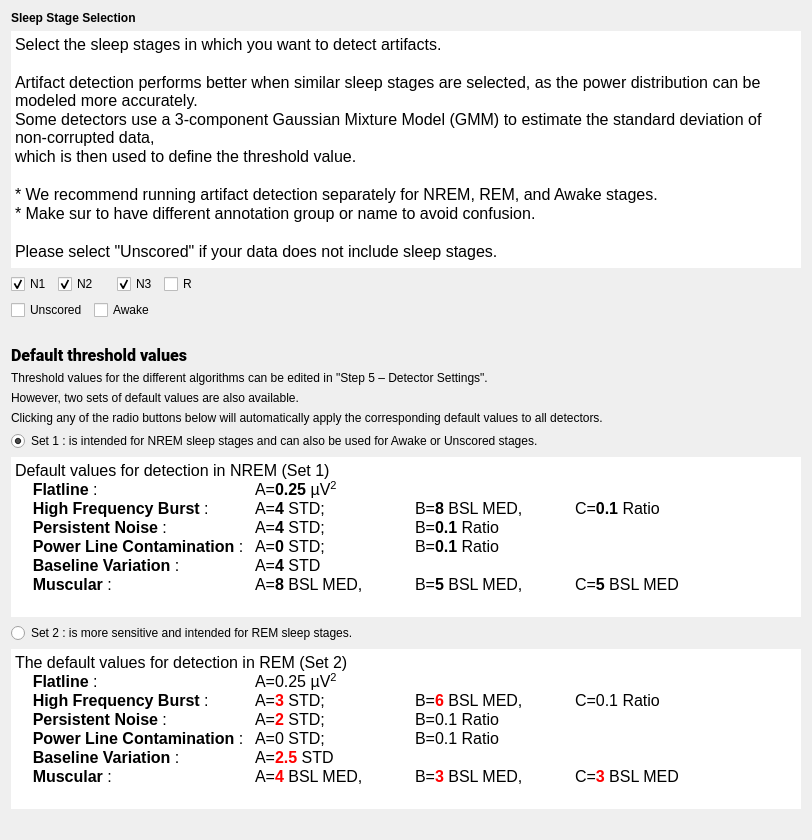
<?xml version="1.0" encoding="UTF-8"?>
<ui version="4.0">
 <class>SleepStageSelStep</class>
 <widget class="QWidget" name="SleepStageSelStep">
  <property name="geometry">
   <rect>
    <x>0</x>
    <y>0</y>
    <width>812</width>
    <height>840</height>
   </rect>
  </property>
  <property name="windowTitle">
   <string/>
  </property>
  <property name="styleSheet">
   <string notr="true">font: 12pt &quot;Roboto&quot;;</string>
  </property>
  <layout class="QVBoxLayout" name="verticalLayout">
   <item>
    <widget class="QLabel" name="label_7">
     <property name="sizePolicy">
      <sizepolicy hsizetype="Preferred" vsizetype="Fixed">
       <horstretch>0</horstretch>
       <verstretch>0</verstretch>
      </sizepolicy>
     </property>
     <property name="text">
      <string>&lt;html&gt;&lt;head/&gt;&lt;body&gt;&lt;p&gt;&lt;span style=&quot; font-weight:600;&quot;&gt;Sleep Stage Selection&lt;/span&gt;&lt;/p&gt;&lt;/body&gt;&lt;/html&gt;</string>
     </property>
    </widget>
   </item>
   <item>
    <widget class="QTextEdit" name="textEdit">
     <property name="sizePolicy">
      <sizepolicy hsizetype="Expanding" vsizetype="Expanding">
       <horstretch>0</horstretch>
       <verstretch>0</verstretch>
      </sizepolicy>
     </property>
     <property name="minimumSize">
      <size>
       <width>0</width>
       <height>0</height>
      </size>
     </property>
     <property name="maximumSize">
      <size>
       <width>16777215</width>
       <height>16777215</height>
      </size>
     </property>
     <property name="frameShape">
      <enum>QFrame::Shape::Panel</enum>
     </property>
     <property name="lineWidth">
      <number>0</number>
     </property>
     <property name="verticalScrollBarPolicy">
      <enum>Qt::ScrollBarPolicy::ScrollBarAlwaysOff</enum>
     </property>
     <property name="horizontalScrollBarPolicy">
      <enum>Qt::ScrollBarPolicy::ScrollBarAlwaysOff</enum>
     </property>
     <property name="sizeAdjustPolicy">
      <enum>QAbstractScrollArea::SizeAdjustPolicy::AdjustIgnored</enum>
     </property>
     <property name="readOnly">
      <bool>true</bool>
     </property>
     <property name="html">
      <string>&lt;!DOCTYPE HTML PUBLIC &quot;-//W3C//DTD HTML 4.0//EN&quot; &quot;http://www.w3.org/TR/REC-html40/strict.dtd&quot;&gt;
&lt;html&gt;&lt;head&gt;&lt;meta name=&quot;qrichtext&quot; content=&quot;1&quot; /&gt;&lt;meta charset=&quot;utf-8&quot; /&gt;&lt;style type=&quot;text/css&quot;&gt;
p, li { white-space: pre-wrap; }
hr { height: 1px; border-width: 0; }
li.unchecked::marker { content: &quot;\2610&quot;; }
li.checked::marker { content: &quot;\2612&quot;; }
&lt;/style&gt;&lt;/head&gt;&lt;body style=&quot; font-family:'Roboto'; font-size:12pt; font-weight:400; font-style:normal;&quot;&gt;
&lt;p style=&quot; margin-top:0px; margin-bottom:0px; margin-left:0px; margin-right:0px; -qt-block-indent:0; text-indent:0px;&quot;&gt;Select the sleep stages in which you want to detect artifacts.&lt;/p&gt;
&lt;p style=&quot;-qt-paragraph-type:empty; margin-top:0px; margin-bottom:0px; margin-left:0px; margin-right:0px; -qt-block-indent:0; text-indent:0px;&quot;&gt;&lt;br /&gt;&lt;/p&gt;
&lt;p style=&quot; margin-top:0px; margin-bottom:0px; margin-left:0px; margin-right:0px; -qt-block-indent:0; text-indent:0px;&quot;&gt;Artifact detection performs better when similar sleep stages are selected, as the power distribution can be modeled more accurately. &lt;/p&gt;
&lt;p style=&quot; margin-top:0px; margin-bottom:0px; margin-left:0px; margin-right:0px; -qt-block-indent:0; text-indent:0px;&quot;&gt;Some detectors use a 3-component Gaussian Mixture Model (GMM) to estimate the standard deviation of non-corrupted data, &lt;/p&gt;
&lt;p style=&quot; margin-top:0px; margin-bottom:0px; margin-left:0px; margin-right:0px; -qt-block-indent:0; text-indent:0px;&quot;&gt;which is then used to define the threshold value.&lt;/p&gt;
&lt;p style=&quot;-qt-paragraph-type:empty; margin-top:0px; margin-bottom:0px; margin-left:0px; margin-right:0px; -qt-block-indent:0; text-indent:0px;&quot;&gt;&lt;br /&gt;&lt;/p&gt;
&lt;p style=&quot; margin-top:0px; margin-bottom:0px; margin-left:0px; margin-right:0px; -qt-block-indent:0; text-indent:0px;&quot;&gt;* We recommend running artifact detection separately for NREM, REM, and Awake stages.&lt;/p&gt;
&lt;p style=&quot; margin-top:0px; margin-bottom:0px; margin-left:0px; margin-right:0px; -qt-block-indent:0; text-indent:0px;&quot;&gt;* Make sur to have different annotation group or name to avoid confusion.&lt;/p&gt;
&lt;p style=&quot;-qt-paragraph-type:empty; margin-top:0px; margin-bottom:0px; margin-left:0px; margin-right:0px; -qt-block-indent:0; text-indent:0px;&quot;&gt;&lt;br /&gt;&lt;/p&gt;
&lt;p style=&quot; margin-top:0px; margin-bottom:0px; margin-left:0px; margin-right:0px; -qt-block-indent:0; text-indent:0px;&quot;&gt;Please select &amp;quot;Unscored&amp;quot; if your data does not include sleep stages.&lt;/p&gt;&lt;/body&gt;&lt;/html&gt;</string>
     </property>
    </widget>
   </item>
   <item>
    <layout class="QHBoxLayout" name="horizontalLayout_4">
     <item>
      <layout class="QGridLayout" name="gridLayout">
       <item row="0" column="0">
        <widget class="QCheckBox" name="checkBox_1">
         <property name="text">
          <string>N1</string>
         </property>
         <property name="checked">
          <bool>true</bool>
         </property>
        </widget>
       </item>
       <item row="0" column="1" colspan="2">
        <widget class="QCheckBox" name="checkBox_2">
         <property name="text">
          <string>N2</string>
         </property>
         <property name="checked">
          <bool>true</bool>
         </property>
        </widget>
       </item>
       <item row="0" column="3">
        <widget class="QCheckBox" name="checkBox_3">
         <property name="text">
          <string>N3</string>
         </property>
         <property name="checked">
          <bool>true</bool>
         </property>
        </widget>
       </item>
       <item row="0" column="4">
        <widget class="QCheckBox" name="checkBox_5">
         <property name="text">
          <string>R</string>
         </property>
         <property name="checked">
          <bool>false</bool>
         </property>
        </widget>
       </item>
       <item row="1" column="0" colspan="2">
        <widget class="QCheckBox" name="checkBox_9">
         <property name="text">
          <string>Unscored</string>
         </property>
        </widget>
       </item>
       <item row="1" column="2" colspan="2">
        <widget class="QCheckBox" name="checkBox_0">
         <property name="text">
          <string>Awake</string>
         </property>
        </widget>
       </item>
      </layout>
     </item>
     <item>
      <spacer name="horizontalSpacer">
       <property name="orientation">
        <enum>Qt::Orientation::Horizontal</enum>
       </property>
       <property name="sizeHint" stdset="0">
        <size>
         <width>40</width>
         <height>20</height>
        </size>
       </property>
      </spacer>
     </item>
    </layout>
   </item>
   <item>
    <spacer name="verticalSpacer">
     <property name="orientation">
      <enum>Qt::Orientation::Vertical</enum>
     </property>
     <property name="sizeType">
      <enum>QSizePolicy::Policy::Fixed</enum>
     </property>
     <property name="sizeHint" stdset="0">
      <size>
       <width>20</width>
       <height>20</height>
      </size>
     </property>
    </spacer>
   </item>
   <item>
    <widget class="QLabel" name="label">
     <property name="sizePolicy">
      <sizepolicy hsizetype="Preferred" vsizetype="Fixed">
       <horstretch>0</horstretch>
       <verstretch>0</verstretch>
      </sizepolicy>
     </property>
     <property name="font">
      <font>
       <family>Roboto</family>
       <pointsize>12</pointsize>
       <italic>false</italic>
       <bold>false</bold>
      </font>
     </property>
     <property name="text">
      <string>&lt;html&gt;&lt;head/&gt;&lt;body&gt;&lt;p&gt;&lt;span style=&quot; font-weight:700;&quot;&gt;Default threshold values&lt;/span&gt;&lt;/p&gt;&lt;/body&gt;&lt;/html&gt;</string>
     </property>
    </widget>
   </item>
   <item>
    <widget class="QLabel" name="label_3">
     <property name="sizePolicy">
      <sizepolicy hsizetype="Preferred" vsizetype="Fixed">
       <horstretch>0</horstretch>
       <verstretch>0</verstretch>
      </sizepolicy>
     </property>
     <property name="text">
      <string>Threshold values for the different algorithms can be edited in &quot;Step 5 – Detector Settings&quot;.</string>
     </property>
    </widget>
   </item>
   <item>
    <widget class="QLabel" name="label_4">
     <property name="sizePolicy">
      <sizepolicy hsizetype="Preferred" vsizetype="Fixed">
       <horstretch>0</horstretch>
       <verstretch>0</verstretch>
      </sizepolicy>
     </property>
     <property name="text">
      <string>However, two sets of default values are also available.</string>
     </property>
    </widget>
   </item>
   <item>
    <widget class="QLabel" name="label_5">
     <property name="text">
      <string>Clicking any of the radio buttons below will automatically apply the corresponding default values to all detectors.</string>
     </property>
    </widget>
   </item>
   <item>
    <widget class="QRadioButton" name="radioButton_set1">
     <property name="text">
      <string>Set 1 : is intended for NREM sleep stages and can also be used for Awake or Unscored stages.</string>
     </property>
     <property name="checked">
      <bool>true</bool>
     </property>
     <attribute name="buttonGroup">
      <string notr="true">Theshold_sets</string>
     </attribute>
    </widget>
   </item>
   <item>
    <widget class="QTextEdit" name="textEdit">
     <property name="sizePolicy">
      <sizepolicy hsizetype="Expanding" vsizetype="Expanding">
       <horstretch>0</horstretch>
       <verstretch>0</verstretch>
      </sizepolicy>
     </property>
     <property name="maximumSize">
      <size>
       <width>16777215</width>
       <height>160</height>
      </size>
     </property>
     <property name="frameShape">
      <enum>QFrame::Shape::NoFrame</enum>
     </property>
     <property name="lineWidth">
      <number>0</number>
     </property>
     <property name="sizeAdjustPolicy">
      <enum>QAbstractScrollArea::SizeAdjustPolicy::AdjustIgnored</enum>
     </property>
     <property name="readOnly">
      <bool>true</bool>
     </property>
     <property name="html">
      <string>&lt;!DOCTYPE HTML PUBLIC &quot;-//W3C//DTD HTML 4.0//EN&quot; &quot;http://www.w3.org/TR/REC-html40/strict.dtd&quot;&gt;
&lt;html&gt;&lt;head&gt;&lt;meta name=&quot;qrichtext&quot; content=&quot;1&quot; /&gt;&lt;meta charset=&quot;utf-8&quot; /&gt;&lt;style type=&quot;text/css&quot;&gt;
p, li { white-space: pre-wrap; }
hr { height: 1px; border-width: 0; }
li.unchecked::marker { content: &quot;\2610&quot;; }
li.checked::marker { content: &quot;\2612&quot;; }
&lt;/style&gt;&lt;/head&gt;&lt;body style=&quot; font-family:'Roboto'; font-size:12pt; font-weight:400; font-style:normal;&quot;&gt;
&lt;p style=&quot; margin-top:0px; margin-bottom:0px; margin-left:0px; margin-right:0px; -qt-block-indent:0; text-indent:0px;&quot;&gt;Default values for detection in NREM (Set 1)&lt;/p&gt;
&lt;p style=&quot; margin-top:0px; margin-bottom:0px; margin-left:0px; margin-right:0px; -qt-block-indent:0; text-indent:0px;&quot;&gt;    &lt;span style=&quot; font-weight:700;&quot;&gt;Flatline&lt;/span&gt; : 		A=&lt;span style=&quot; font-weight:700;&quot;&gt;0.25&lt;/span&gt; µV&lt;span style=&quot; vertical-align:super;&quot;&gt;2&lt;/span&gt;&lt;/p&gt;
&lt;p style=&quot; margin-top:0px; margin-bottom:0px; margin-left:0px; margin-right:0px; -qt-block-indent:0; text-indent:0px;&quot;&gt;    &lt;span style=&quot; font-weight:700;&quot;&gt;High Frequency Burst &lt;/span&gt;: 	A=&lt;span style=&quot; font-weight:700;&quot;&gt;4&lt;/span&gt; STD; 		B=&lt;span style=&quot; font-weight:700;&quot;&gt;8&lt;/span&gt; BSL MED, 	C=&lt;span style=&quot; font-weight:700;&quot;&gt;0.1&lt;/span&gt; Ratio&lt;/p&gt;
&lt;p style=&quot; margin-top:0px; margin-bottom:0px; margin-left:0px; margin-right:0px; -qt-block-indent:0; text-indent:0px;&quot;&gt;    &lt;span style=&quot; font-weight:700;&quot;&gt;Persistent Noise&lt;/span&gt; : 		A=&lt;span style=&quot; font-weight:700;&quot;&gt;4&lt;/span&gt; STD; 		B=&lt;span style=&quot; font-weight:700;&quot;&gt;0.1&lt;/span&gt; Ratio&lt;/p&gt;
&lt;p style=&quot; margin-top:0px; margin-bottom:0px; margin-left:0px; margin-right:0px; -qt-block-indent:0; text-indent:0px;&quot;&gt;    &lt;span style=&quot; font-weight:700;&quot;&gt;Power Line Contamination&lt;/span&gt; : 	A=&lt;span style=&quot; font-weight:700;&quot;&gt;0&lt;/span&gt; STD; 		B=&lt;span style=&quot; font-weight:700;&quot;&gt;0.1&lt;/span&gt; Ratio&lt;/p&gt;
&lt;p style=&quot; margin-top:0px; margin-bottom:0px; margin-left:0px; margin-right:0px; -qt-block-indent:0; text-indent:0px;&quot;&gt;    &lt;span style=&quot; font-weight:700;&quot;&gt;Baseline Variation&lt;/span&gt; : 	A=&lt;span style=&quot; font-weight:700;&quot;&gt;4&lt;/span&gt; STD&lt;/p&gt;
&lt;p style=&quot; margin-top:0px; margin-bottom:0px; margin-left:0px; margin-right:0px; -qt-block-indent:0; text-indent:0px;&quot;&gt;    &lt;span style=&quot; font-weight:700;&quot;&gt;Muscular&lt;/span&gt; : 		A=&lt;span style=&quot; font-weight:700;&quot;&gt;8&lt;/span&gt; BSL MED, 	B=&lt;span style=&quot; font-weight:700;&quot;&gt;5 &lt;/span&gt;BSL MED, 	C=&lt;span style=&quot; font-weight:700;&quot;&gt;5&lt;/span&gt; BSL MED&lt;/p&gt;&lt;/body&gt;&lt;/html&gt;</string>
     </property>
    </widget>
   </item>
   <item>
    <widget class="QRadioButton" name="radioButton_set2">
     <property name="text">
      <string>Set 2 : is more sensitive and intended for REM sleep stages.</string>
     </property>
     <attribute name="buttonGroup">
      <string notr="true">Theshold_sets</string>
     </attribute>
    </widget>
   </item>
   <item>
    <widget class="QTextEdit" name="textEdit_2">
     <property name="sizePolicy">
      <sizepolicy hsizetype="Expanding" vsizetype="Expanding">
       <horstretch>0</horstretch>
       <verstretch>0</verstretch>
      </sizepolicy>
     </property>
     <property name="maximumSize">
      <size>
       <width>16777215</width>
       <height>160</height>
      </size>
     </property>
     <property name="frameShape">
      <enum>QFrame::Shape::NoFrame</enum>
     </property>
     <property name="sizeAdjustPolicy">
      <enum>QAbstractScrollArea::SizeAdjustPolicy::AdjustIgnored</enum>
     </property>
     <property name="readOnly">
      <bool>true</bool>
     </property>
     <property name="html">
      <string>&lt;!DOCTYPE HTML PUBLIC &quot;-//W3C//DTD HTML 4.0//EN&quot; &quot;http://www.w3.org/TR/REC-html40/strict.dtd&quot;&gt;
&lt;html&gt;&lt;head&gt;&lt;meta name=&quot;qrichtext&quot; content=&quot;1&quot; /&gt;&lt;meta charset=&quot;utf-8&quot; /&gt;&lt;style type=&quot;text/css&quot;&gt;
p, li { white-space: pre-wrap; }
hr { height: 1px; border-width: 0; }
li.unchecked::marker { content: &quot;\2610&quot;; }
li.checked::marker { content: &quot;\2612&quot;; }
&lt;/style&gt;&lt;/head&gt;&lt;body style=&quot; font-family:'Roboto'; font-size:12pt; font-weight:400; font-style:normal;&quot;&gt;
&lt;p style=&quot; margin-top:0px; margin-bottom:0px; margin-left:0px; margin-right:0px; -qt-block-indent:0; text-indent:0px;&quot;&gt;The default values for detection in REM (Set 2)&lt;/p&gt;
&lt;p style=&quot; margin-top:0px; margin-bottom:0px; margin-left:0px; margin-right:0px; -qt-block-indent:0; text-indent:0px;&quot;&gt;    &lt;span style=&quot; font-weight:700;&quot;&gt;Flatline&lt;/span&gt; : 		A=0.25 µV&lt;span style=&quot; vertical-align:super;&quot;&gt;2&lt;/span&gt;&lt;/p&gt;
&lt;p style=&quot; margin-top:0px; margin-bottom:0px; margin-left:0px; margin-right:0px; -qt-block-indent:0; text-indent:0px;&quot;&gt;    &lt;span style=&quot; font-weight:700;&quot;&gt;High Frequency Burst&lt;/span&gt; : 	A=&lt;span style=&quot; font-weight:700; color:#ff0000;&quot;&gt;3&lt;/span&gt; STD; 		B=&lt;span style=&quot; font-weight:700; color:#ff0000;&quot;&gt;6&lt;/span&gt; BSL MED, 	C=0.1 Ratio&lt;/p&gt;
&lt;p style=&quot; margin-top:0px; margin-bottom:0px; margin-left:0px; margin-right:0px; -qt-block-indent:0; text-indent:0px;&quot;&gt;    &lt;span style=&quot; font-weight:700;&quot;&gt;Persistent Noise&lt;/span&gt; : 		A=&lt;span style=&quot; font-weight:700; color:#ff0000;&quot;&gt;2&lt;/span&gt; STD; 		B=0.1 Ratio&lt;/p&gt;
&lt;p style=&quot; margin-top:0px; margin-bottom:0px; margin-left:0px; margin-right:0px; -qt-block-indent:0; text-indent:0px;&quot;&gt;    &lt;span style=&quot; font-weight:700;&quot;&gt;Power Line Contamination&lt;/span&gt; : 	A=0 STD; 		B=0.1 Ratio&lt;/p&gt;
&lt;p style=&quot; margin-top:0px; margin-bottom:0px; margin-left:0px; margin-right:0px; -qt-block-indent:0; text-indent:0px;&quot;&gt;    &lt;span style=&quot; font-weight:700;&quot;&gt;Baseline Variation&lt;/span&gt; : 	A=&lt;span style=&quot; font-weight:700; color:#ff0000;&quot;&gt;2.5&lt;/span&gt; STD&lt;/p&gt;
&lt;p style=&quot; margin-top:0px; margin-bottom:0px; margin-left:0px; margin-right:0px; -qt-block-indent:0; text-indent:0px;&quot;&gt;    &lt;span style=&quot; font-weight:700;&quot;&gt;Muscular&lt;/span&gt; : 		A=&lt;span style=&quot; font-weight:700; color:#ff0000;&quot;&gt;4&lt;/span&gt; BSL MED, 	B=&lt;span style=&quot; font-weight:700; color:#ff0000;&quot;&gt;3&lt;/span&gt; BSL MED, 	C=&lt;span style=&quot; font-weight:700; color:#ff0000;&quot;&gt;3&lt;/span&gt; BSL MED&lt;/p&gt;&lt;/body&gt;&lt;/html&gt;</string>
     </property>
    </widget>
   </item>
   <item>
    <widget class="QLabel" name="label_2">
     <property name="text">
      <string/>
     </property>
    </widget>
   </item>
  </layout>
 </widget>
 <resources>
  <include location="../../../../../snooz-toolbox/src/main/python/ui/themes/themes.qrc"/>
 </resources>
 <connections>
  <connection>
   <sender>radioButton_set1</sender>
   <signal>clicked()</signal>
   <receiver>SleepStageSelStep</receiver>
   <slot>radio_threshold_slot()</slot>
   <hints>
    <hint type="sourcelabel">
     <x>489</x>
     <y>414</y>
    </hint>
    <hint type="destinationlabel">
     <x>489</x>
     <y>369</y>
    </hint>
   </hints>
  </connection>
  <connection>
   <sender>radioButton_set2</sender>
   <signal>clicked()</signal>
   <receiver>SleepStageSelStep</receiver>
   <slot>radio_threshold_slot()</slot>
   <hints>
    <hint type="sourcelabel">
     <x>489</x>
     <y>443</y>
    </hint>
    <hint type="destinationlabel">
     <x>489</x>
     <y>369</y>
    </hint>
   </hints>
  </connection>
  <connection>
   <sender>checkBox_0</sender>
   <signal>clicked()</signal>
   <receiver>SleepStageSelStep</receiver>
   <slot>check_stages_slot()</slot>
   <hints>
    <hint type="sourcelabel">
     <x>145</x>
     <y>282</y>
    </hint>
    <hint type="destinationlabel">
     <x>537</x>
     <y>425</y>
    </hint>
   </hints>
  </connection>
  <connection>
   <sender>checkBox_1</sender>
   <signal>clicked()</signal>
   <receiver>SleepStageSelStep</receiver>
   <slot>check_stages_slot()</slot>
   <hints>
    <hint type="sourcelabel">
     <x>33</x>
     <y>253</y>
    </hint>
    <hint type="destinationlabel">
     <x>537</x>
     <y>425</y>
    </hint>
   </hints>
  </connection>
  <connection>
   <sender>checkBox_2</sender>
   <signal>clicked()</signal>
   <receiver>SleepStageSelStep</receiver>
   <slot>check_stages_slot()</slot>
   <hints>
    <hint type="sourcelabel">
     <x>96</x>
     <y>253</y>
    </hint>
    <hint type="destinationlabel">
     <x>537</x>
     <y>425</y>
    </hint>
   </hints>
  </connection>
  <connection>
   <sender>checkBox_3</sender>
   <signal>clicked()</signal>
   <receiver>SleepStageSelStep</receiver>
   <slot>check_stages_slot()</slot>
   <hints>
    <hint type="sourcelabel">
     <x>158</x>
     <y>253</y>
    </hint>
    <hint type="destinationlabel">
     <x>537</x>
     <y>425</y>
    </hint>
   </hints>
  </connection>
  <connection>
   <sender>checkBox_5</sender>
   <signal>clicked()</signal>
   <receiver>SleepStageSelStep</receiver>
   <slot>check_stages_slot()</slot>
   <hints>
    <hint type="sourcelabel">
     <x>206</x>
     <y>253</y>
    </hint>
    <hint type="destinationlabel">
     <x>537</x>
     <y>425</y>
    </hint>
   </hints>
  </connection>
  <connection>
   <sender>checkBox_9</sender>
   <signal>clicked()</signal>
   <receiver>SleepStageSelStep</receiver>
   <slot>check_stages_slot()</slot>
   <hints>
    <hint type="sourcelabel">
     <x>56</x>
     <y>282</y>
    </hint>
    <hint type="destinationlabel">
     <x>537</x>
     <y>425</y>
    </hint>
   </hints>
  </connection>
 </connections>
 <slots>
  <slot>radio_threshold_slot()</slot>
  <slot>check_stages_slot()</slot>
 </slots>
 <buttongroups>
  <buttongroup name="Theshold_sets"/>
 </buttongroups>
</ui>
